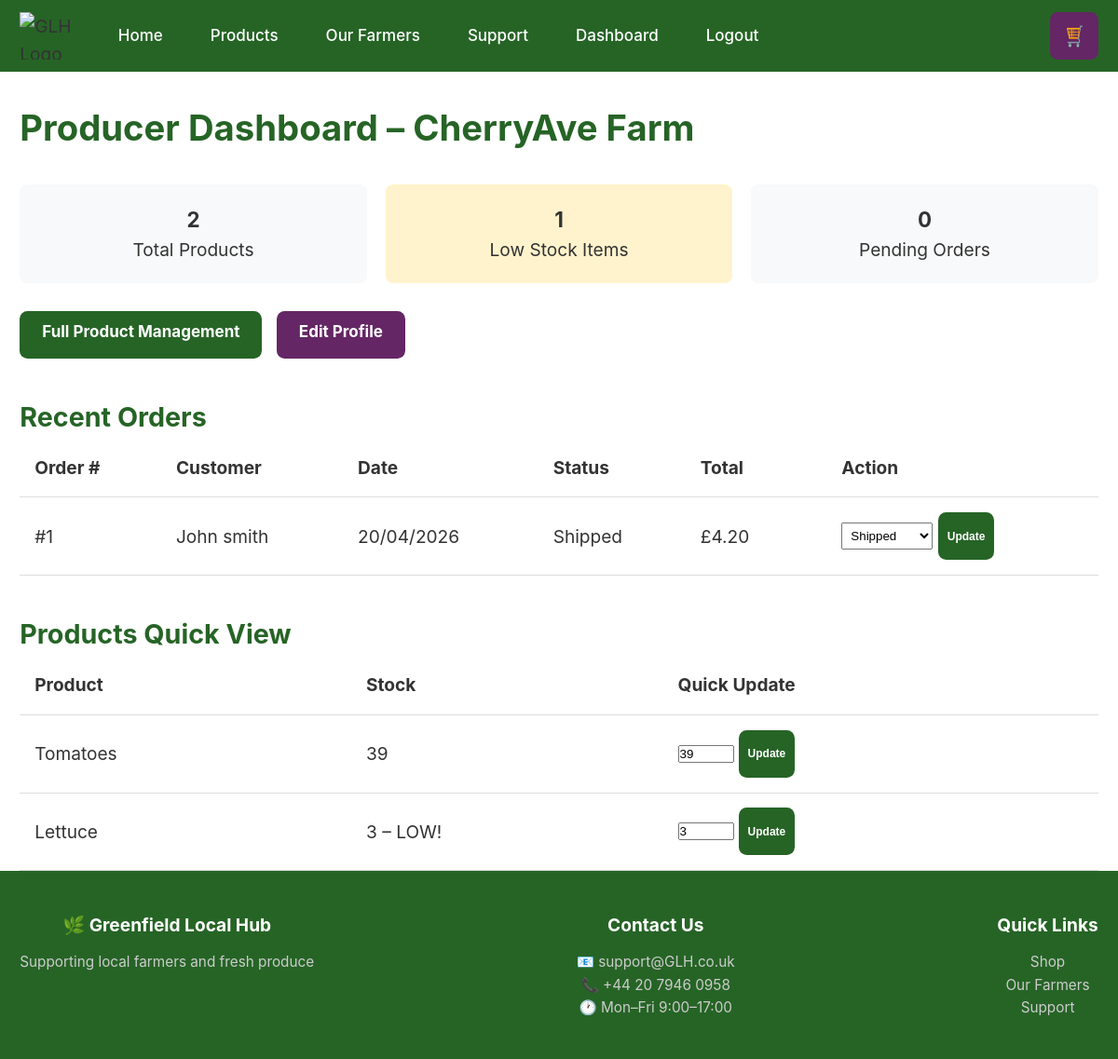
The app's page /dashboard/index.php (signed in) with its own data.
### tables this page shows
CREATE TABLE `producer` (
  `ProducerID` int(11) NOT NULL,
  `CustomerID` int(11) DEFAULT NULL,
  `Name` varchar(100) NOT NULL,
  `FarmLocation` varchar(255) DEFAULT NULL,
  `Description` text DEFAULT NULL,
  `ContactEmail` varchar(255) DEFAULT NULL,
  `ImageURL` varchar(255) DEFAULT NULL
);

CREATE TABLE `order` (
  `OrderID` int(11) NOT NULL,
  `CustomerID` int(11) DEFAULT NULL,
  `OrderDate` datetime DEFAULT current_timestamp(),
  `DeliveryType` enum('Collection','Delivery') NOT NULL,
  `OrderStatus` enum('Pending','Confirmed','Shipped','Completed','Cancelled') DEFAULT 'Pending',
  `TotalPrice` decimal(10,2) NOT NULL
);

CREATE TABLE `customer` (
  `CustomerID` int(11) NOT NULL,
  `Name` varchar(100) NOT NULL,
  `Email` varchar(255) NOT NULL,
  `Password` varchar(255) NOT NULL,
  `Address` varchar(255) DEFAULT NULL,
  `Phone` varchar(30) DEFAULT NULL,
  `Role` enum('customer','producer') DEFAULT 'customer',
  `LoyaltyPoints` int(11) DEFAULT 0,
  `CreatedAt` datetime DEFAULT current_timestamp()
);

CREATE TABLE `product` (
  `ProductID` int(11) NOT NULL,
  `ProducerID` int(11) NOT NULL,
  `Name` varchar(100) NOT NULL,
  `Price` decimal(10,2) NOT NULL,
  `StockLevel` int(11) DEFAULT 0,
  `Description` text DEFAULT NULL,
  `ImageURL` varchar(255) DEFAULT NULL,
  `CreatedAt` datetime DEFAULT current_timestamp()
);

### dashboard/index.php (the view, shortened to what this page needs)
<?php
require_once '../config/db.php';
$userId = $_SESSION['user_id'];
$stmt = $pdo->prepare("SELECT * FROM Producer WHERE CustomerID = ?");
$stmt->execute([$userId]);
$producer = $stmt->fetch();
$producerId = $producer['ProducerID'];
$stmt = $pdo->prepare("SELECT * FROM Product WHERE ProducerID = ?");
$stmt->execute([$producerId]);
$products = $stmt->fetchAll();
$stmt = $pdo->prepare("SELECT COUNT(*) FROM Product WHERE ProducerID = ? AND StockLevel < 5");
$stmt->execute([$producerId]);
$lowStockCount = $stmt->fetchColumn();
$stmt = $pdo->prepare("SELECT o.*, c.Name as CustomerName FROM `Order` o JOIN Customer c ON o.CustomerID = c.CustomerID WHERE o.OrderID IN (SELECT oi.OrderID FROM OrderItem oi JOIN Product p ON oi.ProductID = p.ProductID WHERE p.ProducerID = ?) ORDER BY o.OrderDate DESC LIMIT 10");
$stmt->execute([$producerId]);
$orders = $stmt->fetchAll();
$stmt = $pdo->prepare("SELECT COUNT(*) FROM `Order` o JOIN OrderItem oi ON o.OrderID = oi.OrderID JOIN Product p ON oi.ProductID = p.ProductID WHERE p.ProducerID = ? AND o.OrderStatus = 'Pending'");
$stmt->execute([$producerId]);
$pendingOrders = $stmt->fetchColumn();
?>
<?php include '../includes/header.php'; ?>
<main>
    <div class="container">
        <div style="margin-top: 30px;">
            <h1 style="color: #266426;">Producer Dashboard – <?php echo htmlspecialchars($producer['Name']); ?></h1>
            <div class="stats-grid" style="display: grid; grid-template-columns: repeat(auto-fit, minmax(200px, 1fr)); gap: 20px; margin: 30px 0;">
                <div class="stat-card" style="background: #f8f9fa; padding: 20px; border-radius: 8px; text-align: center;">
                    <h3><?php echo count($products); ?></h3>
                    <p>Total Products</p>
                </div>
                <div class="stat-card <?php echo $lowStockCount > 0 ? 'low-stock' : ''; ?>" style="background: <?php echo $lowStockCount > 0 ? '#fff3cd' : '#f8f9fa'; ?>; padding: 20px; border-radius: 8px; text-align: center;">
                    <h3><?php echo $lowStockCount; ?></h3>
                    <p>Low Stock Items</p>
                </div>
                <div class="stat-card" style="background: #f8f9fa; padding: 20px; border-radius: 8px; text-align: center;">
                    <h3><?php echo $pendingOrders; ?></h3>
                    <p>Pending Orders</p>
                </div>
            </div>
            <div style="margin-bottom: 30px;">
                <a href="/GLH/dashboard/manage-products.php" class="btn btn-primary" style="padding: 12px 24px; margin-right: 10px;">Full Product Management</a>
                <a href="/GLH/dashboard/profile-edit.php" class="btn btn-secondary" style="padding: 12px 24px;">Edit Profile</a>
            </div>
            <h2 style="color: #266426; margin-top: 40px;">Recent Orders</h2>
            <table class="trolley-table">
                <thead>
                    <tr>
                        <th>Order #</th>
                        <th>Customer</th>
                        <th>Date</th>
                        <th>Status</th>
                        <th>Total</th>
                        <th>Action</th>
                    </tr>
                </thead>
                <tbody>
                    <?php foreach ($orders as $order): ?>
                    <tr>
                        <td>#<?php echo $order['OrderID']; ?></td>
                        <td><?php echo htmlspecialchars($order['CustomerName']); ?></td>
                        <td><?php echo date('d/m/Y', strtotime($order['OrderDate'])); ?></td>
                        <td><?php echo $order['OrderStatus']; ?></td>
                        <td>£<?php echo number_format($order['TotalPrice'], 2); ?></td>
                        <td>
                            <form method="POST" style="display: inline;">
                                <select name="order_status" style="padding: 5px;">
                                    <option value="Shipped" <?php echo $order['OrderStatus']=='Shipped' ? 'selected' : ''; ?>>Shipped</option>
                                </select>
                                <button type="submit" name="update_order_status" class="btn btn-primary" style="padding: 5px 10px; font-size: 12px;">Update</button>
                            </form>
                        </td>
                    </tr>
                    <?php endforeach; ?>
                </tbody>
            </table>
            <h2 style="color: #266426; margin-top: 40px;">Products Quick View</h2>
            <table class="trolley-table">
                <thead>
                    <tr>
                        <th>Product</th>
                        <th>Stock</th>
                        <th>Quick Update</th>
                    </tr>
                </thead>
                <tbody>
                    <?php foreach (array_slice($products, 0, 5) as $product): ?>
                    <tr>
                        <td><?php echo htmlspecialchars($product['Name']); ?></td>
                        <td>
                            <?php echo $product['StockLevel']; ?>
                            <?php if ($product['StockLevel'] < 5): ?>
                                <span class="low-stock"> – LOW!</span>
                            <?php endif; ?>
                        </td>
                        <td>
                            <form method="POST" style="display: flex; gap: 5px; align-items: center;">
                                <input type="number" name="new_stock" value="<?php echo $product['StockLevel']; ?>" min="0" style="width: 60px;">
                                <button type="submit" name="update_stock" class="btn btn-primary" style="padding: 5px 10px; font-size: 12px;">Update</button>
                            </form>
                        </td>
                    </tr>
                    <?php endforeach; ?>
                </tbody>
            </table>
        </div>
    </div>
</main>
<?php include '../includes/footer.php'; ?>

### includes/header.php (shortened to what this page needs)
<!DOCTYPE html>
<html lang="en">
<head>
    <link rel="stylesheet" href="/GLH/css/style.css">
</head>
<body>
<header>
    <div class="container">
        <div class="logo">
            <a href="/GLH/index.php">
                <img src="/GLH/images/glhlogo.jpg" alt="GLH Logo">
            </a>
        </div>
        <nav>
  <ul>
    <li><a href="/GLH/index.php">Home</a></li>
    <li><a href="/GLH/products.php">Products</a></li>
    <li><a href="/GLH/farmers.php">Our Farmers</a></li>
    <li><a href="/GLH/support.php">Support</a></li>
    <?php if (isset($_SESSION['user_id'])): ?>
      <?php if (isset($_SESSION['user_role']) && $_SESSION['user_role'] === 'producer'): ?>
        <li><a href="/GLH/dashboard/index.php">Dashboard</a></li>
      <?php else: ?>
        <li><a href="/GLH/account.php">Account</a></li>
      <?php endif; ?>
      <li><a href="/GLH/logout.php">Logout</a></li>
    <?php else: ?>
      <li><a href="/GLH/login.php">Login</a></li>
    <?php endif; ?>
  </ul>
</nav>
        <div class="nav-right">
            <a href="/GLH/trolley.php" class="trolley-icon">
                <img src="/GLH/images/Trolley.jpg" alt="Shopping trolley">
            </a>
        </div>
    </div>
</header>

### includes/footer.php (shortened to what this page needs)
<footer>
    <div class="container">
        <div>
            <h4>🌿 Greenfield Local Hub</h4>
            <p>Supporting local farmers and fresh produce</p>
        </div>
        <div>
            <h4>Contact Us</h4>
            <p>📧 support@GLH.co.uk</p>
            <p>📞 +44 20 7946 0958</p>
            <p>🕐 Mon–Fri 9:00–17:00</p>
        </div>
        <div>
            <h4>Quick Links</h4>
            <p><a href="/GLH/products.php">Shop</a></p>
            <p><a href="/GLH/farmers.php">Our Farmers</a></p>
            <p><a href="/GLH/support.php">Support</a></p>
        </div>
    </div>
</footer>
</body>
</html>

### css/style.css (style rules this page uses)
*, *::before, *::after { -webkit-tap-highlight-color: transparent; -webkit-overflow-scrolling: touch; }
html { -webkit-text-size-adjust: 100%; text-size-adjust: 100%; font-size: 16px; line-height: 1.5; }
body { font-family: -apple-system, BlinkMacSystemFont, 'Roboto', 'Open Sans', 'Segoe UI', system-ui, sans-serif; font-size: 0.95rem; line-height: 1.6; color: #333; background-color: #ffffff; margin: 0; padding: 0; min-height: 100vh; display: flex; flex-direction: column; overflow-x: hidden; }
* { margin: 0; padding: 0; box-sizing: border-box; }
main { flex: 1; }
a { text-decoration: none; color: inherit; -webkit-touch-callout: none; }
img { max-width: 100%; height: auto; display: block; }
.container { width: 100%; max-width: none; margin: 0 auto; padding: 0 1rem; }
header { background-color: #266426; padding: 0.75rem 0; position: sticky; top: 0; z-index: 1000; }
header .container { display: flex; justify-content: space-between; align-items: center; position: relative; }
.logo { display: flex; align-items: center; gap: 0.5rem; }
.logo img { height: 3rem; width: auto; }
nav { position: fixed; top: 0; left: 0; width: 100%; height: 100vh; background: #266426; transform: translateX(-100%); transition: transform 0.3s ease-in-out; display: flex; flex-direction: column; justify-content: center; align-items: center; }
nav ul { list-style: none; display: flex; flex-direction: column; gap: 1rem; text-align: center; }
nav ul li a { color: #ffffff; font-size: 1.1rem; font-weight: 500; padding: 1rem 1.5rem; border-radius: 0.5rem; display: block; min-height: 3rem; line-height: 1.2; transition: background-color 0.3s; }
@media (min-width: 769px) { nav { position: static; transform: none; height: auto; background: transparent; display: block !important; } }
@media (min-width: 769px) { nav ul { flex-direction: row; gap: 1.5rem; } }
@media (min-width: 769px) { nav ul li a { padding: 0.5rem 0.75rem; font-size: 1rem; min-height: auto; } }
.nav-right { display: flex; align-items: center; gap: 1rem; }
.trolley-icon { background-color: #642664; color: #ffffff; padding: 0.75rem 1rem; border-radius: 0.5rem; font-weight: bold; display: inline-flex; align-items: center; gap: 0.5rem; min-height: 3rem; text-decoration: none; transition: background-color 0.3s; }
.trolley-icon img { height: 1.5rem !important; width: auto !important; }
.btn { display: inline-block; padding: 0.75rem 1.5rem; border: none; border-radius: 0.5rem; font-size: 1rem; font-weight: bold; cursor: pointer; transition: all 0.3s; text-align: center; min-height: 3rem; line-height: 1.2; touch-action: manipulation; }
.btn-primary { background-color: #266426; color: #ffffff; }
.btn-secondary { background-color: #642664; color: #ffffff; }
.trolley-table, .stock-table { width: 100%; border-collapse: collapse; }
@media (min-width: 769px) { .trolley-table th, .trolley-table td, .stock-table th, .stock-table td { padding: 0.75rem; text-align: left; border-bottom: 1px solid #ddd; min-width: 6rem; } }
footer { background: #266426; color: white; padding: 2.5rem 0; }
footer .container { display: flex; flex-direction: column; gap: 1.5rem; align-items: center; text-align: center; }
footer h4 { margin-bottom: 0.75rem; }
footer p, footer a { color: #ccc; font-size: 0.9rem; }
@media (min-width: 481px) { html { font-size: 17px; } }
@media (min-width: 481px) { .container { padding: 0 1.25rem; } }
@media (min-width: 769px) { body { font-size: 1.125rem; } }
@media (min-width: 769px) { .container { max-width: 1200px; padding: 0 1.25rem; } }
@media (min-width: 769px) { .trolley-table th, .trolley-table td { padding: 0.9375rem; } }
@media (min-width: 769px) { footer .container { flex-direction: row; justify-content: space-between; align-items: flex-start; } }

### records on screen
producer: Name "CherryAve Farm"
order: OrderID "1", CustomerID.Name "John smith", OrderDate "20/04/2026", OrderStatus "Shipped", TotalPrice "4.20", order_status "Shipped"
product: Name "Tomatoes", StockLevel "39", new_stock "39"
product: Name "Lettuce", StockLevel "3", shows "– LOW!", new_stock "3"

### other values on screen
count($products) "2"
$lowStockCount "1"
$pendingOrders "0"
